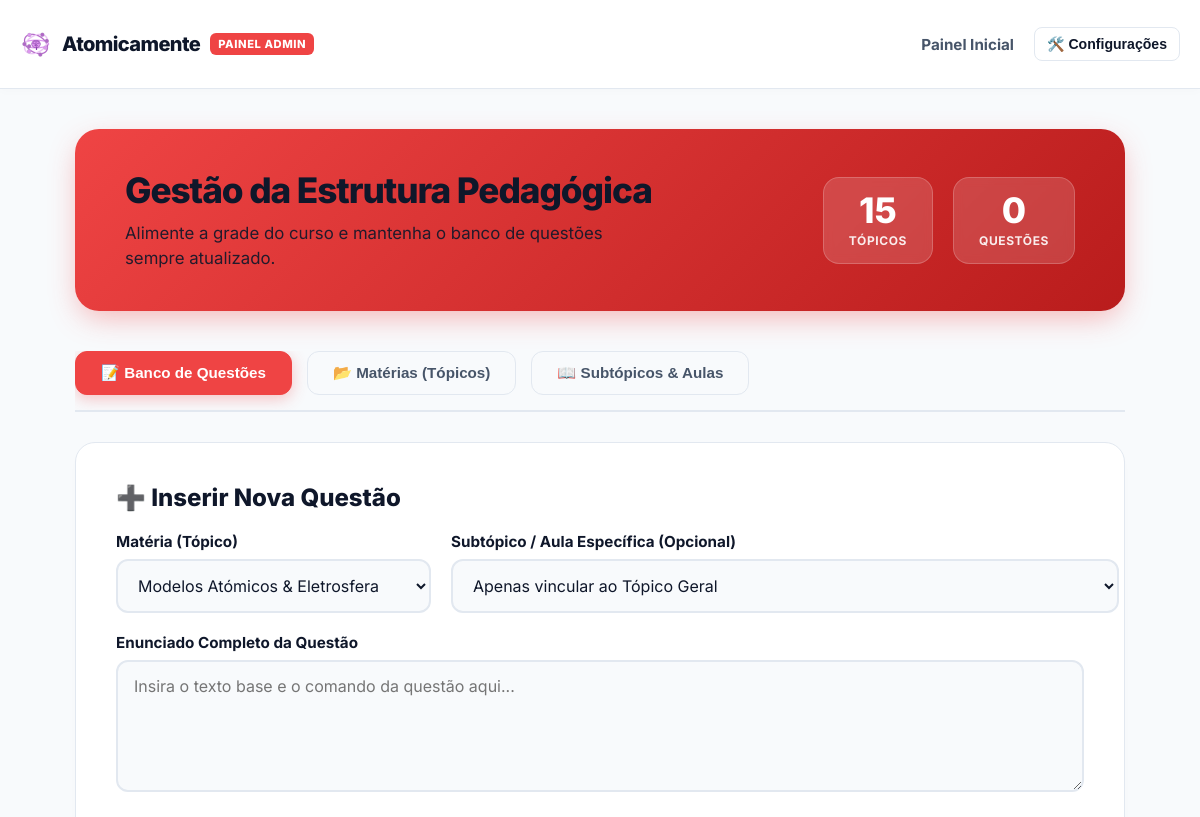
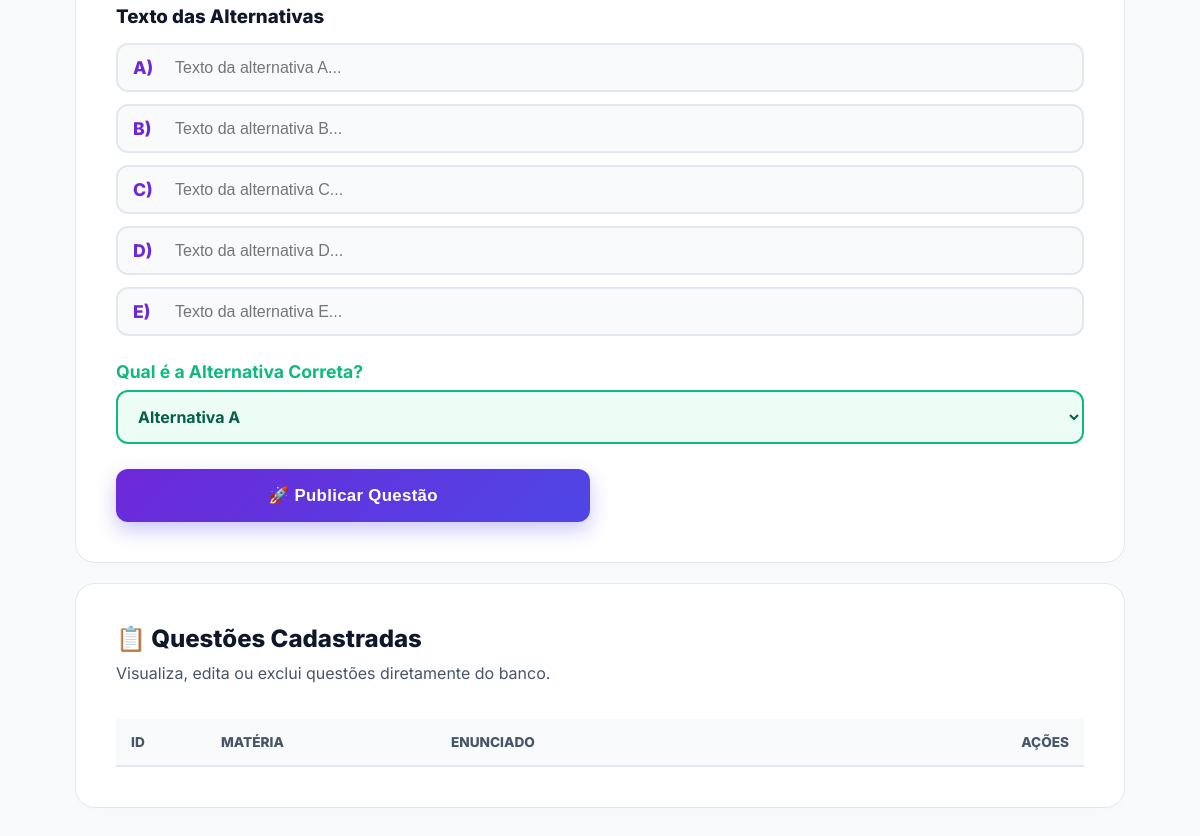
The page /admin.php (signed in) on the database as committed earlier (2 pictures, top to bottom).
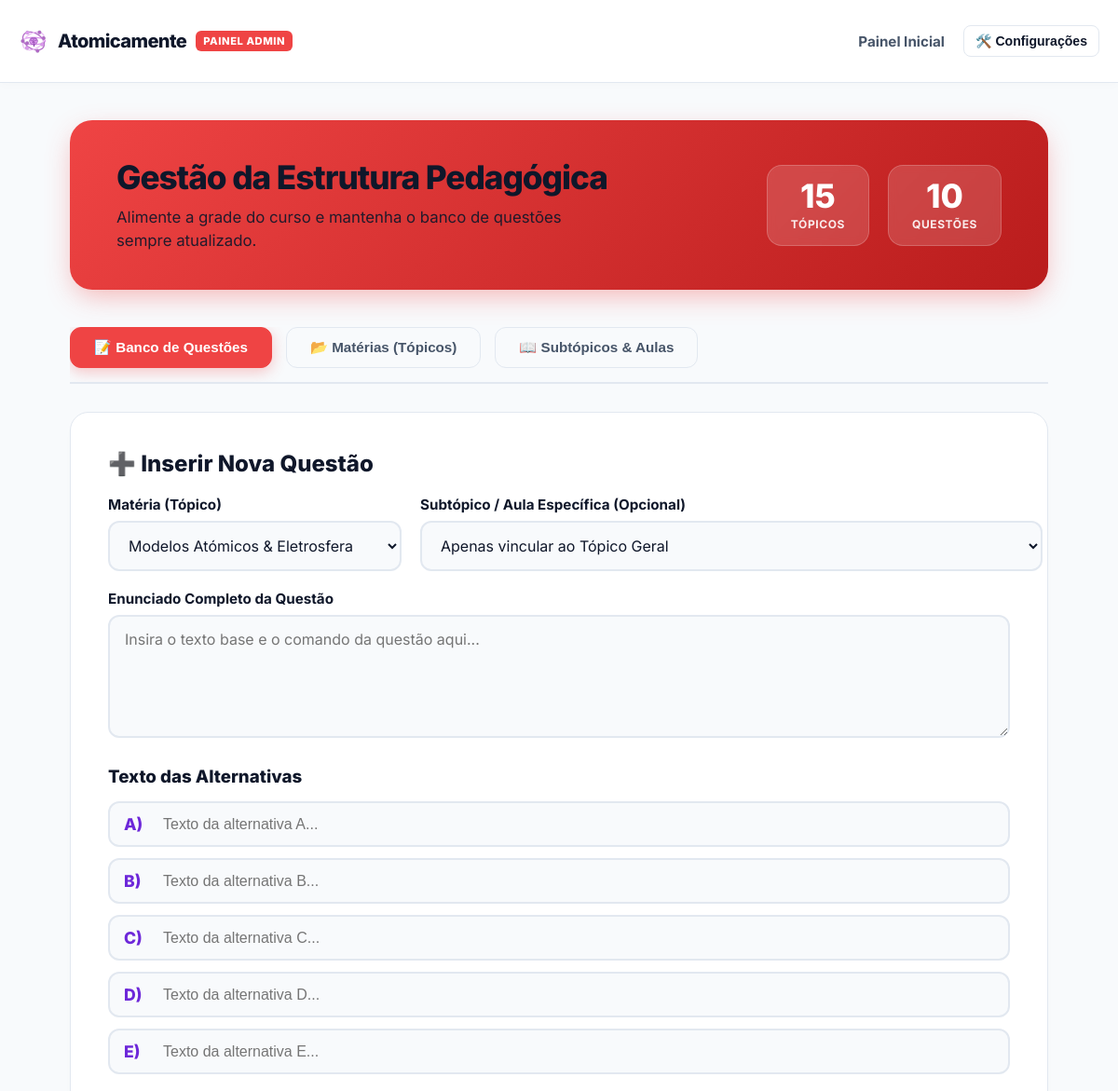
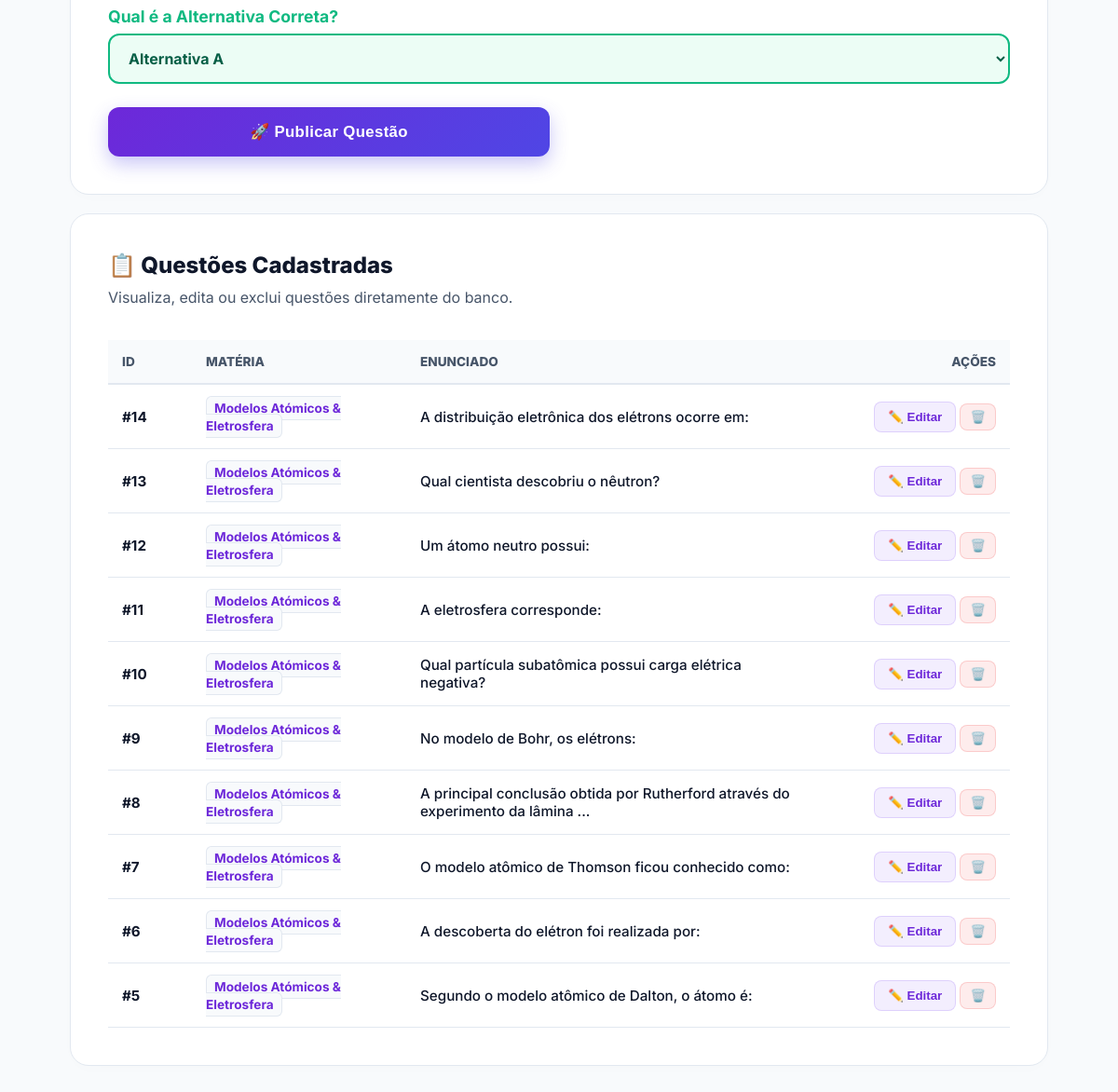
The same page on the database as committed later (2 pictures, top to bottom).
### tables this page shows
CREATE TABLE `questions` (
  `id` int(11) NOT NULL,
  `subtopic_id` int(11) NOT NULL,
  `aula_id` int(11) DEFAULT NULL,
  `enunciado` text NOT NULL,
  `resolucao_comentada` text,
  `criado_por` int(11) DEFAULT NULL
);

CREATE TABLE `topicos` (
  `id` int(11) NOT NULL,
  `frente_id` int(11) NOT NULL,
  `nome` varchar(100) NOT NULL,
  `slug` varchar(100) NOT NULL
);

### admin.php (the view, shortened to what this page needs)
<?php
require_once 'config.php';
$topicos = $pdo->query("SELECT t.*, f.nome as nome_frente FROM topicos t JOIN frentes f ON t.frente_id = f.id ORDER BY f.id, t.id ASC")->fetchAll();
$lista_questoes = $pdo->query("
    SELECT q.*, t.nome as nome_topico
    FROM questions q
    JOIN topicos t ON q.subtopic_id = t.id
    ORDER BY q.id DESC
")->fetchAll(PDO::FETCH_ASSOC);
$total_questoes = count($lista_questoes);
$total_topicos = count($topicos);
?>
<!DOCTYPE html>
<html lang="pt-BR">
<head>
  <link rel="stylesheet" href="css/plataforma.css">
</head>
<body class="dash-body">
  <header class="topo-dash">
    <div class="container nav-dash">
      <a href="dashboard.php" class="marca-dash">
        <img src="assets/icone-simplificado.png" alt="Logo" style="height: 32px; border-radius: 6px;" />
        Atomicamente
        <span class="badge-enem" style="background: #ef4444;">PAINEL ADMIN</span>
      </a>
      <div style="display: flex; align-items: center; gap: 15px;">
        <a href="dashboard.php" style="color: var(--texto-secundario); text-decoration: none; font-weight: 700; font-size: 0.95rem; margin-right: 5px;">Painel Inicial</a>
        <div class="menu-dropdown">
          <button onclick="alternarDropdown('drop-config')" style="background: none; border: 1px solid var(--borda); color: var(--texto-principal); padding: 8px 12px; font-size: 0.88rem; border-radius: 8px; font-weight: 600; cursor: pointer; display: flex; align-items: center; gap: 6px;">
            🛠️ Configurações
          </button>
        </div>
      </div>
    </div>
  </header>
  <main class="admin-container">
    <div class="hero-admin">
      <div>
        <h1>Gestão da Estrutura Pedagógica</h1>
        <p>Alimente a grade do curso e mantenha o banco de questões sempre atualizado.</p>
      </div>
      <div class="stats-admin">
        <div class="stat-box">
          <div class="stat-num"><?php echo $total_topicos; ?></div>
          <div class="stat-label">Tópicos</div>
        </div>
        <div class="stat-box">
          <div class="stat-num"><?php echo $total_questoes; ?></div>
          <div class="stat-label">Questões</div>
        </div>
      </div>
    </div>
    <div class="aba-nav">
      <button class="aba-link ativa" onclick="alternarAba(event, 'aba-questoes')">📝 Banco de Questões</button>
      <button class="aba-link" onclick="alternarAba(event, 'aba-materias')">📂 Matérias (Tópicos)</button>
      <button class="aba-link" onclick="alternarAba(event, 'aba-aulas')">📖 Subtópicos & Aulas</button>
    </div>
    <div id="aba-questoes" class="aba-painel ativo">
      <div class="card-admin" id="cardFormQuestao" style="margin-top: 0;">
        <h2 id="tituloFormQuestao" style="margin-top: 0; color: var(--texto-principal); font-weight: 800;">➕ Inserir Nova Questão</h2>
        <form action="admin.php" method="POST" id="formQuestao">
          <div class="form-row">
            <div class="form-group">
              <label>Matéria (Tópico)</label>
              <select name="topico_id" id="selectTopico" class="form-control" required>
                <?php foreach ($topicos as $t): ?>
                  <option value="<?php echo $t['id']; ?>"><?php echo htmlspecialchars($t['nome']); ?></option>
                <?php endforeach; ?>
              </select>
            </div>
            <div class="form-group">
              <label>Subtópico / Aula Específica (Opcional)</label>
              <select name="aula_id" id="selectAula" class="form-control">
                <option value="">Apenas vincular ao Tópico Geral</option>
              </select>
            </div>
          </div>
          <div class="form-group">
            <label>Enunciado Completo da Questão</label>
            <textarea name="enunciado" id="textoEnunciado" class="form-control" rows="5" placeholder="Insira o texto base e o comando da questão aqui..." required></textarea>
          </div>
          <h3 style="color: var(--texto-principal); margin: 30px 0 15px 0; font-weight: 800;">Texto das Alternativas</h3>
          <?php foreach (['A', 'B', 'C', 'D', 'E'] as $letra): ?>
            <div class="opcao-admin">
              <span class="letra"><?php echo $letra; ?>)</span>
              <input type="text" name="alt_<?php echo strtolower($letra); ?>" id="alt_<?php echo strtolower($letra); ?>" placeholder="Texto da alternativa <?php echo $letra; ?>..." required>
            </div>
          <?php endforeach; ?>
          <div class="form-group" style="margin-top: 25px;">
            <label style="color: #10b981; font-size: 1.1rem;">Qual é a Alternativa Correta?</label>
            <select name="correta" id="selectCorreta" class="form-control" style="border-color: #10b981; border-width: 2px; font-weight: 700; color: #065f46; background: #ecfdf5;" required>
              <option value="A">Alternativa A</option>
            </select>
          </div>
          <div class="form-row" style="margin-top: 25px;">
            <button type="submit" class="btn-submit" id="btnSalvarQuestao">🚀 Publicar Questão</button>
          </div>
        </form>
      </div>
      <div class="card-admin">
        <h2 style="margin-top: 0; color: var(--texto-principal); font-weight: 800;">📋 Questões Cadastradas</h2>
        <p style="color: var(--texto-secundario); margin-top: -10px;">Visualiza, edita ou exclui questões diretamente do banco.</p>
        <div style="overflow-x: auto;">
          <table class="tabela-gestao">
            <thead>
              <tr>
                <th style="width: 60px;">ID</th>
                <th style="width: 200px;">Matéria</th>
                <th>Enunciado</th>
                <th style="width: 180px; text-align: right;">Ações</th>
              </tr>
            </thead>
            <tbody>
              <?php foreach ($lista_questoes as $q): ?>
                <tr>
                  <td><strong>#<?php echo $q['id']; ?></strong></td>
                  <td><span style="background: var(--bg-global); border: 1px solid var(--borda); padding: 4px 8px; border-radius: 6px; font-size: 0.85rem; font-weight: 700; color: var(--roxo-base);"><?php echo htmlspecialchars($q['nome_topico']); ?></span></td>
                  <td><?php echo mb_strimwidth(htmlspecialchars($q['enunciado']), 0, 80, '...'); ?></td>
                  <td style="text-align: right;">
                    <button type="button" class="btn-editar" onclick="ativarEdicaoQuestao(<?php echo $q['id']; ?>)">✏️ Editar</button>
                    <form action="admin.php" method="POST" onsubmit="return confirm('Deseja mesmo excluir esta questão? Isto apagará o histórico dela no perfil dos alunos.')" style="display:inline;">
                      <button type="submit" class="btn-deletar" style="padding: 6px 10px;" title="Excluir">🗑️</button>
                    </form>
                  </td>
                </tr>
              <?php endforeach; ?>
            </tbody>
          </table>
        </div>
      </div>
    </div>
  </main>
</body>
</html>

### css/plataforma.css (style rules this page uses)
:root { --roxo-base: #6d28d9; --roxo-vivo: #8b5cf6; --sucesso: #10b981; --bg-global: #f8fafc; --bg-card: #ffffff; --bg-topo: #ffffff; --bg-dropdown: #ffffff; --borda: #e2e8f0; --texto-principal: #0f172a; --texto-secundario: #475569; --roxo-profundo: #1e1b4b; --bg-hover-radio: #f5f3ff; --sucesso-fundo: #ecfdf5; }
body.dash-body { font-family: 'Inter', system-ui, -apple-system, sans-serif; background-color: var(--bg-global) !important; color: var(--texto-principal) !important; margin: 0; padding: 0; transition: background-color 0.2s ease, color 0.2s ease; }
.container { width: 90%; max-width: 1200px; margin: 0 auto; }
h1, h2, h3, h4 { color: var(--texto-principal); }
p, span, label { color: var(--texto-principal); }
.topo-dash { background-color: var(--bg-topo) !important; border-bottom: 1px solid var(--borda) !important; padding: 15px 0; position: sticky; top: 0; z-index: 100; transition: background-color 0.2s ease, border-color 0.2s ease; }
.nav-dash { display: flex; justify-content: space-between; align-items: center; }
.marca-dash { display: flex; align-items: center; gap: 10px; font-weight: 800; font-size: 1.2rem; color: var(--texto-principal) !important; text-decoration: none; }
.badge-enem { background: #f59e0b; color: white; font-size: 0.7rem; padding: 2px 6px; border-radius: 4px; font-weight: bold; }
.card-estatistica, .opcao-radio-card, .card-modulo, .card-admin, .sidebar-grade, .auth-box, .conteudo-aula, .bloco-teoria, .area-exercicios { background-color: var(--bg-card) !important; border: 1px solid var(--borda) !important; color: var(--texto-principal) !important; transition: all 0.2s ease; }
.menu-dropdown { position: relative !important; display: inline-block !important; }

Rows that differ between the two databases and show on the page:
added questions: id "14", topicos.nome "Modelos Atómicos & Eletrosfera", enunciado "A distribuição eletrônica dos elétrons ocorre em:"
added questions: id "13", topicos.nome "Modelos Atómicos & Eletrosfera", enunciado "Qual cientista descobriu o nêutron?"
added questions: id "12", topicos.nome "Modelos Atómicos & Eletrosfera", enunciado "Um átomo neutro possui:"
added questions: id "11", topicos.nome "Modelos Atómicos & Eletrosfera", enunciado "A eletrosfera corresponde:"
added questions: id "10", topicos.nome "Modelos Atómicos & Eletrosfera", enunciado "Qual partícula subatômica possui carga elétrica negativa?"
added questions: id "9", topicos.nome "Modelos Atómicos & Eletrosfera", enunciado "No modelo de Bohr, os elétrons:"
added questions: id "8", topicos.nome "Modelos Atómicos & Eletrosfera", enunciado "A principal conclusão obtida por Rutherford através do experimento da lâmina ..."
added questions: id "7", topicos.nome "Modelos Atómicos & Eletrosfera", enunciado "O modelo atômico de Thomson ficou conhecido como:"
added questions: id "6", topicos.nome "Modelos Atómicos & Eletrosfera", enunciado "A descoberta do elétron foi realizada por:"
added questions: id "5", topicos.nome "Modelos Atómicos & Eletrosfera", enunciado "Segundo o modelo atômico de Dalton, o átomo é:"
Other text that changed with them:
$total_questoes: "0" → "10"
